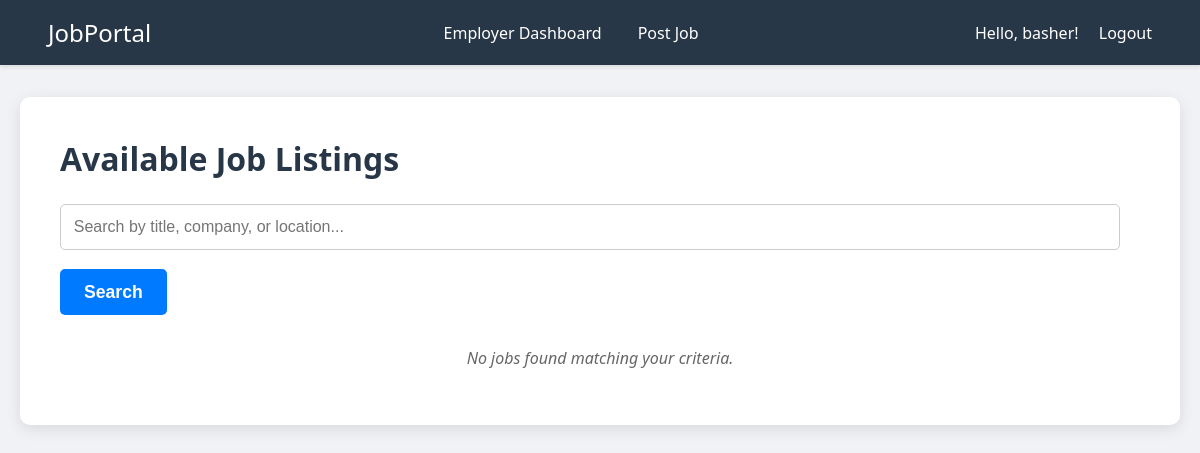
Page /jobs/ (signed in) on the earlier database version.
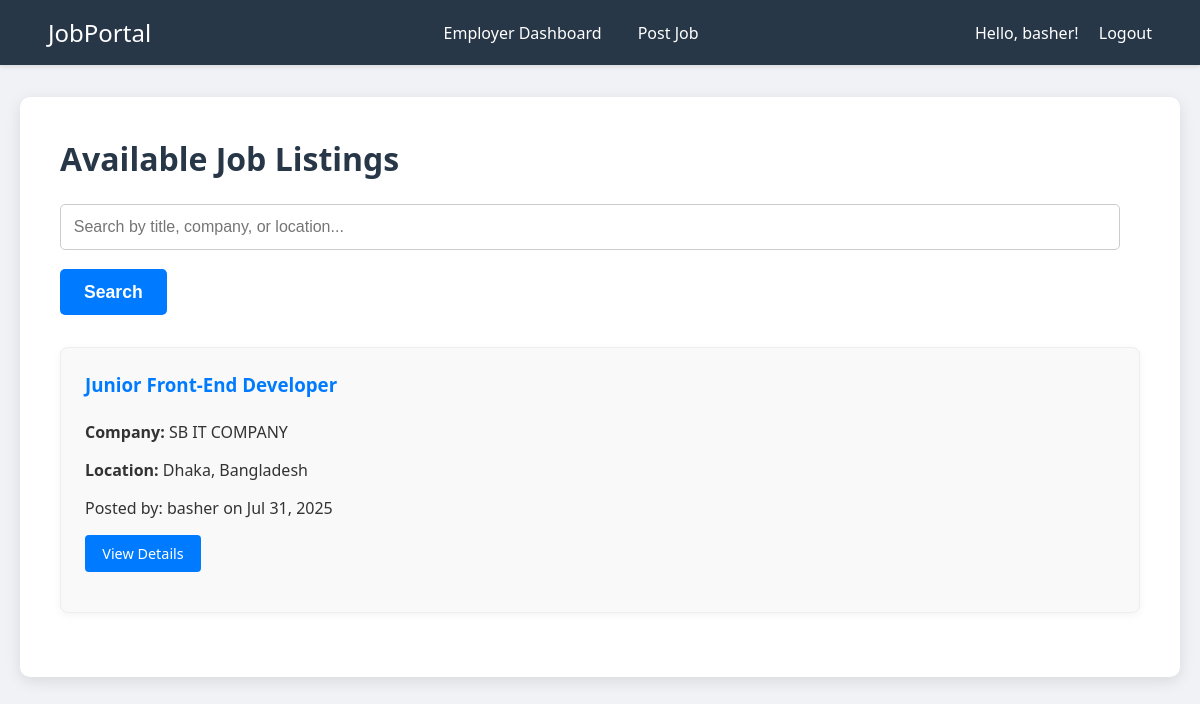
Same page on the later database version.
### jobs/models.py (models this page shows, shortened)
class Job(models.Model):
    title = models.CharField(max_length=255)
    company_name = models.CharField(max_length=255)
    location = models.CharField(max_length=255)
    description = models.TextField()
    posted_by = models.ForeignKey(settings.AUTH_USER_MODEL, on_delete=models.CASCADE, related_name='posted_jobs')
    created_at = models.DateTimeField(auto_now_add=True)

### accounts/models.py (models this page shows, shortened)
class User(AbstractUser):
    USER_TYPE_CHOICES = (
        ('applicant', 'Applicant'),
        ('employer', 'Employer'),
    )
    user_type = models.CharField(max_length=10, choices=USER_TYPE_CHOICES, default='applicant')
    groups = models.ManyToManyField(
        Group,
        related_name='accounts_user_set',
        blank=True,
        help_text='The groups this user belongs to. A user will get all permissions granted to each of their groups.',
        verbose_name='groups'
    )
    user_permissions = models.ManyToManyField(
        Permission,
        related_name='accounts_user_set',
        blank=True,
        help_text='Specific permissions for this user.',
        verbose_name='user permissions'
    )
    def is_employer(self):
        return self.user_type == 'employer'

### jobs/views.py (the view)
# urls.py: path('jobs/', views.job_list, name='job_list'),
@login_required
def job_list(request):
    jobs = Job.objects.all().order_by('-created_at')
    query = request.GET.get('q')
    if query:
        jobs = jobs.filter(
            Q(title__icontains=query) |
            Q(company_name__icontains=query) |
            Q(location__icontains=query)
        ).distinct()
    return render(request, 'jobs/job_list.html', {'jobs': jobs, 'query': query})

### jobs/templates/jobs/job_list.html (shortened to what this page needs)
{% extends 'base.html' %}
{% block content %}
    <h1>Available Job Listings</h1>
    <form method="GET" action="{% url 'job_list' %}" style="margin-bottom: 2rem;">
        <input type="text" name="q" placeholder="Search by title, company, or location..." value="{{ query|default:'' }}">
        <button type="submit">Search</button>
    </form>
    {% if jobs %}
        {% for job in jobs %}
            <div class="job-card">
                <h3><a href="{% url 'job_detail' job.id %}">{{ job.title }}</a></h3>
                <p><strong>Company:</strong> {{ job.company_name }}</p>
                <p><strong>Location:</strong> {{ job.location }}</p>
                <p>Posted by: {{ job.posted_by.username }} on {{ job.created_at|date:"M d, Y" }}</p>
                <p><a href="{% url 'job_detail' job.id %}" class="button-link">View Details</a></p>
            </div>
        {% endfor %}
    {% else %}
        <p class="no-records">No jobs found matching your criteria.</p>
    {% endif %}
{% endblock %}

Differences in the rows shown:
added Job: title "Junior Front-End Developer", company_name "SB IT COMPANY", location "Dhaka, Bangladesh", posted_by.username "basher", created_at "Jul 31, 2025"
Other differences:
text no longer shown: "No jobs found matching your criteria."
